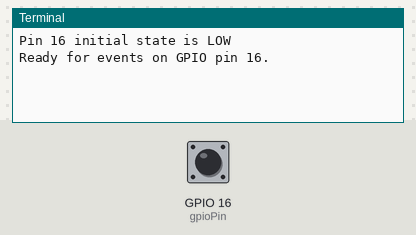
A program run on a simulated Raspberry Pi (BCM pin numbers). Parts: the last lines printed to the terminal. The test bench sets the inputs (shaded band); at power-on: GPIO 16 (gpioPin) LOW.

Above: at 1.2 s.
1.3 s: GPIO 16 (gpioPin) pulled HIGH for 0.15 s
At 2.2 s:
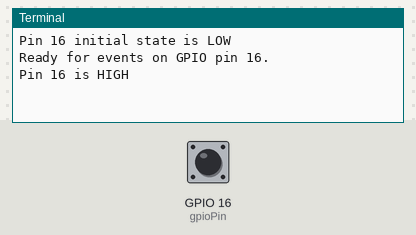
2.9 s: GPIO 16 (gpioPin) pulled HIGH for 1 s
At 5.4 s:
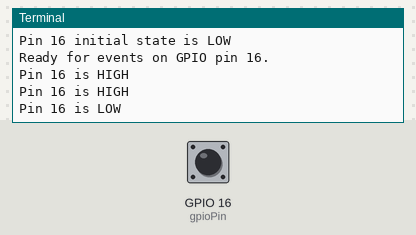

Measured:
- after the input at 1.3 s, the terminal: prints a new line at once (image 1)
- after the input at 2.9 s, the terminal: prints a new line after 1.0 s (image 2)

The program:

pinDetect.py
```python
import RPi.GPIO as GPIO
import signal, time

# Set pin numbering mode
GPIO.setmode(GPIO.BCM)

# This is a basic script to trigger a Raspberry Pi GPIO pin (16).

# Notes
# Clips mean colored wires with an alligator clip and a DuPont connector
#  - Amazon: https://a.co/d/iVMrlcs
# Resistor means resistors...
#  - Amazon: https://a.co/d/1mahULF
# PWR: Red clip to pin 1 (3.3v) with 330 ohm resistor
# GRD: Black clip to pin 34 (gnd) with 1K ohm resistor
# SWC: Blue clip to pin 16
#
# After starting the script:
#  - touch SWC to resistor on PWR to trigger HIGH
#  - Touch SWC to resistor on GRD to trigger LOW

# Define the GPIO pin you want to monitor
gpioPin = 16

# Set the pin, using GPIO.PUD_DOWN in GPIO.setup should keep the pin state low
# when SWC is not touching PWR.
GPIO.setup(gpioPin, GPIO.IN, pull_up_down=GPIO.PUD_DOWN)

try:

  #
  # Function pinEventCallback is called when GPIO.add_event_detect (below)
  # detects an event on gpioPin.
  #

  def pinEventCallback(channel):
      if GPIO.input(channel):
          print(f"Pin {gpioPin} is HIGH")
      else:
          print(f"Pin {gpioPin} is LOW")

  # Read gpioPin's initial state at startup
  pin_state = GPIO.input(gpioPin)
  if pin_state == GPIO.HIGH:
    print(f"Pin {gpioPin} initial state is HIGH")
  else:
    print(f"Pin {gpioPin} initial state is LOW")

  # Add event detection for gpioPin for subsequent gpioPin state changes.
  GPIO.add_event_detect(gpioPin, GPIO.BOTH, callback=pinEventCallback, bouncetime=200)

  print(f"Ready for events on GPIO pin {gpioPin}.")

  # Use signal.pause() to keep from exiting until signaled.
  signal.pause()

except KeyboardInterrupt:
    print("Exiting...")
finally:
    GPIO.cleanup()
```
